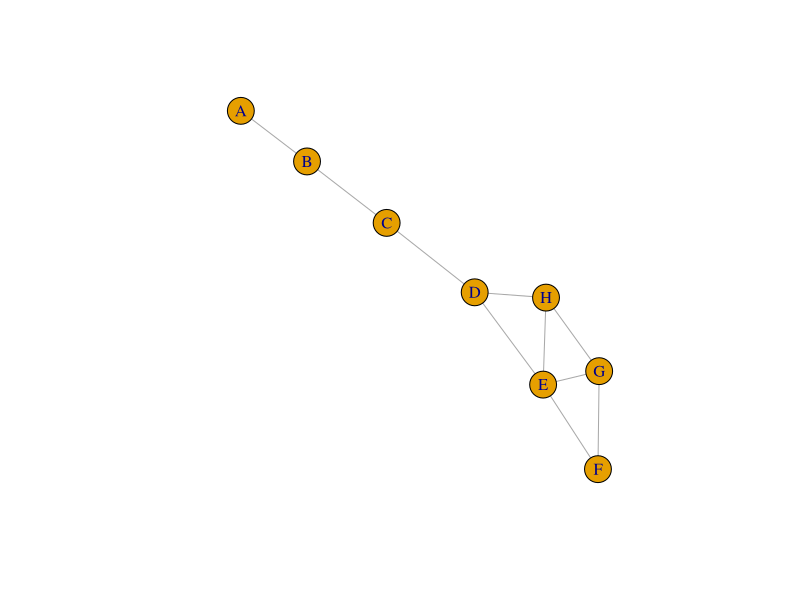

This figure's R source:
## ---- chunk 1
knitr::opts_chunk$set(echo = TRUE)
## ---- chunk 2
df = read.csv("../data/04.csv")
df
## ---- chunk 3
library(igraph)
graph_object = graph_from_data_frame(df,directed = FALSE)
graph_object
## ---- chunk 4
plot(graph_object)
## ---- chunk 5
#convert results to data frame
clocen = data.frame(closeness(graph_object,normalized = TRUE))
#change colunm name
colnames(clocen) = c('clo')
# getting node names
clocen['node'] = rownames(clocen)
clocen
## ---- chunk 6
library(dplyr)
clocen %>% arrange(desc(clo))
